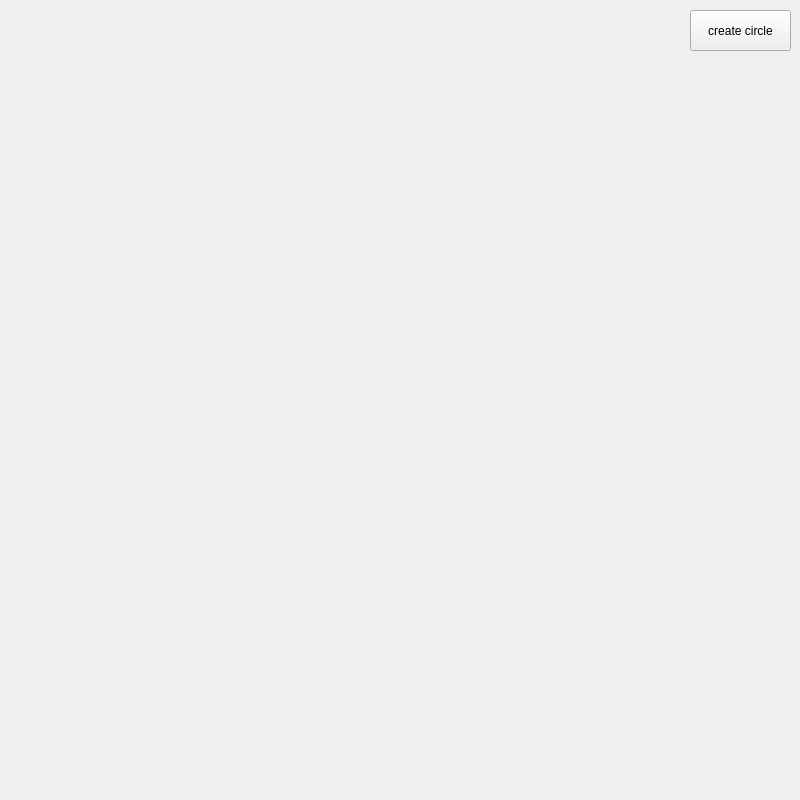
<?xml version="1.0" encoding="UTF-8"?>
<ui version="4.0">
 <class>RandCirc</class>
 <widget class="QWidget" name="RandCirc">
  <property name="geometry">
   <rect>
    <x>0</x>
    <y>0</y>
    <width>800</width>
    <height>800</height>
   </rect>
  </property>
  <property name="windowTitle">
   <string>Form</string>
  </property>
  <widget class="QPushButton" name="btn">
   <property name="geometry">
    <rect>
     <x>690</x>
     <y>10</y>
     <width>101</width>
     <height>41</height>
    </rect>
   </property>
   <property name="text">
    <string>create circle</string>
   </property>
  </widget>
 </widget>
 <resources/>
 <connections/>
</ui>
